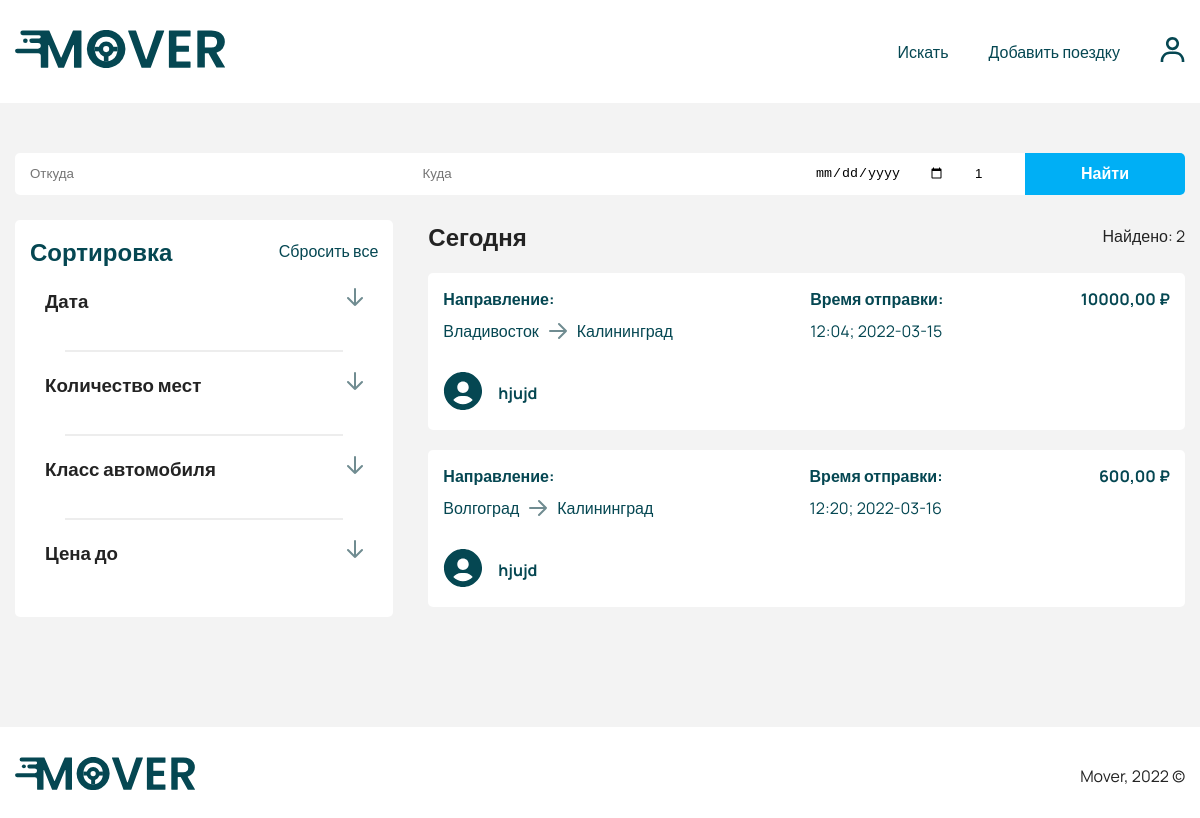
Before: /search.php with the older database file.
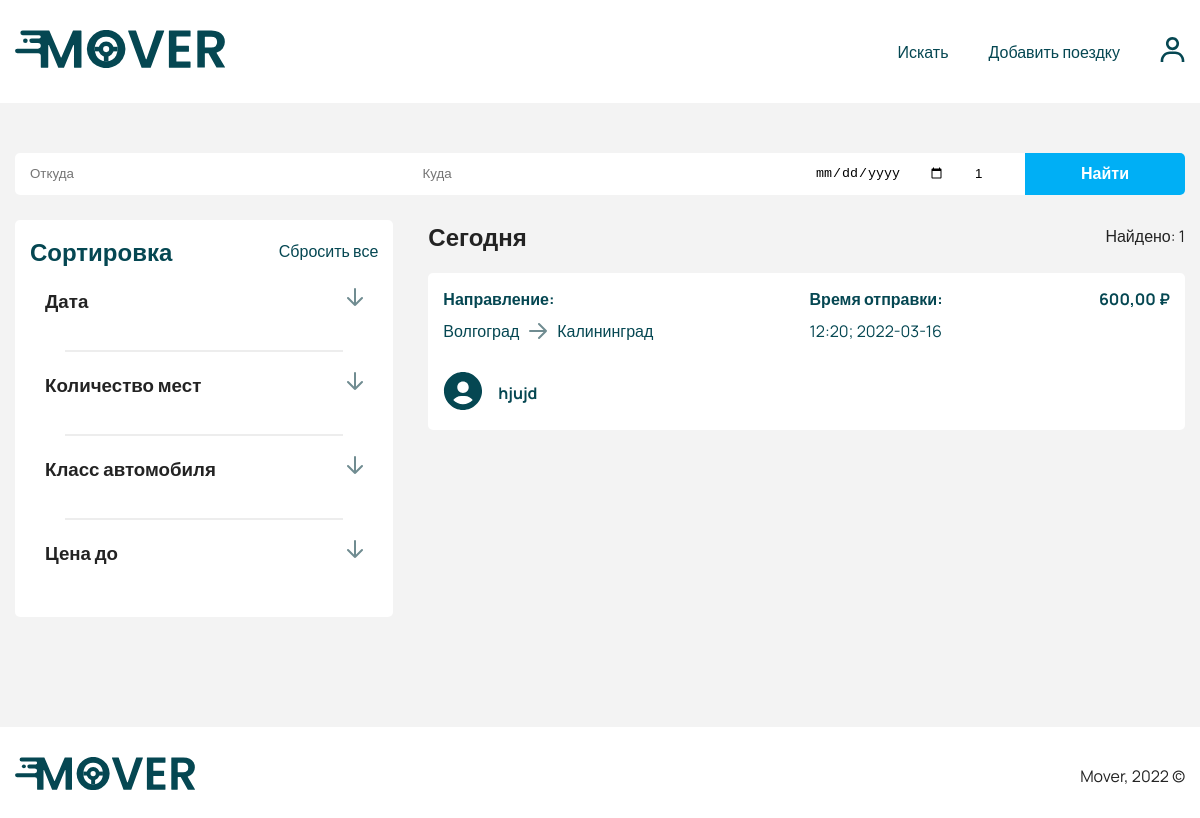
After: the same page with the newer database file.
### tables this page shows
CREATE TABLE `trip` (
  `id` int(11) NOT NULL,
  `from` varchar(255) DEFAULT NULL,
  `to` varchar(255) DEFAULT NULL,
  `time` varchar(255) DEFAULT NULL,
  `date` varchar(255) DEFAULT NULL,
  `price` int(11) DEFAULT '0',
  `car_seats` int(11) DEFAULT NULL,
  `car_id` int(11) DEFAULT NULL,
  `user_id` int(11) DEFAULT NULL,
  `status_id` int(11) NOT NULL DEFAULT '1',
  `created_at` timestamp NOT NULL DEFAULT CURRENT_TIMESTAMP
);

CREATE TABLE `users` (
  `id` int(11) NOT NULL,
  `email` varchar(255) DEFAULT NULL,
  `password` varchar(255) DEFAULT NULL,
  `phone` varchar(255) DEFAULT NULL,
  `first_name` varchar(255) DEFAULT NULL,
  `last_name` varchar(255) DEFAULT NULL,
  `mid_name` varchar(255) DEFAULT NULL,
  `photo_url` varchar(255) DEFAULT 'user.svg',
  `rides` int(11) DEFAULT '0',
  `rating` double DEFAULT NULL,
  `car_id` int(11) DEFAULT NULL,
  `role_id` int(11) DEFAULT '1',
  `created_at` timestamp NULL DEFAULT CURRENT_TIMESTAMP
);

### app/QueryDataBase.php (called while the page is built, shortened)
<?php
class QueryDataBase
{
    protected $link;
    private function connect(): void
    {
        try {
            $host = "localhost";
            $dbname = "mover_db";
            $username = "root";
            $password = "";
            $dsn = "mysql:host=$host;dbname=$dbname;charset=utf8;";
        } catch (PDOException $err) {
            die("Ошибка выполнения скрипта: " . $err->getMessage());
        }
    }
    public function query(string $sql)
    {
        $statement = $this->getLink()->prepare($sql);
        $statement->execute();
        return $statement;
    }
    public function getLink()
    {
        return $this->link;
    }
    public function setLink($link): QueryDataBase
    {
        $this->link = $link;
        return $this;
    }
}

### search.php (the view, shortened to what the changed rows need)
<?php
require('app/QueryDataBase.php');
$database = new QueryDataBase();
require('app/models/Trip.php');
?>
<!doctype html>
<html lang="en">
<head>
    <?php require('app/snippets/head.php'); ?>
</head>
<body>
<section class="section section-single search">
    <div class="container">
        <div class="section-content search-content">
            <div class="grid search-grid">
                <div class="filter">
                    <ul class="accordion filter-accordion">
                        <div class="filter-header">
                            <h2 class="filter__title">Сортировка</h2>
                        </div>
                    </ul>
                </div>
                <div class="result">
                    <?php $trips = $database->query("SELECT *, trip.id AS trip_id FROM `trip` INNER JOIN `users` ON `trip`.`user_id` = `users`.`id` WHERE trip.car_seats > 0")->fetchAll(PDO::FETCH_ASSOC); ?>
                    <ul class="result-wrapper">
                        <li class="result-info">
                            <h2 class="result__title">Сегодня</h2>
                            <p class="result__num">Найдено: <?php echo count($trips); ?></p>
                        </li>
                        <?php foreach ($trips as $trip): ?>
                        <a href="/trip.php?id=<?php echo $trip['trip_id']; ?>">
                            <li class="route">
                                <header class="route-header">
                                    <div class="route-info">
                                        <h4 class="route__title">Направление:</h4>
                                        <div class="route-way">
                                            <p class="route-dist"><?php echo $trip['from']; ?></p>
                                            <img src="assets/images/icons/arrow.svg" alt="arrow" class="arrow">
                                            <p class="route-dist"><?php echo $trip['to']; ?></p>
                                        </div>
                                    </div>
                                    <div class="route-duration">
                                        <h4 class="route__title">Время отправки:</h4>
                                        <p class="route__duration"><?php echo $trip['time']; ?>; <?php echo $trip['date']; ?></p>
                                    </div>
                                    <p class="price route-price"><?php echo $trip['price']; ?>,00 ₽</p>
                                </header>
                                <footer class="route-footer">
                                    <div class="user">
                                        <div class="user-photo">
                                            <img src="assets/images/avatar/<?php echo $trip['photo_url']; ?>" alt="avatar" class="user__img">
                                        </div>
                                        <div class="user-info">
                                            <h4 class="user__name"><?php echo $trip['first_name']; ?></h4>
                                        </div>
                                    </div>
                                </footer>
                            </li>
                        </a>
                        <?php endforeach; ?>
                    </ul>
                </div>
            </div>
        </div>
    </div>
</section>
</body>
</html>

Changed rows visible on the page:
no longer on this page (row edited): trip: from "Владивосток", to "Калининград", time "12:04", date "2022-03-15", price "10000", user.photo_url (placeholder picture), user.first_name "hjujd"
Other visible differences:
count($trips): "2" → "1"
